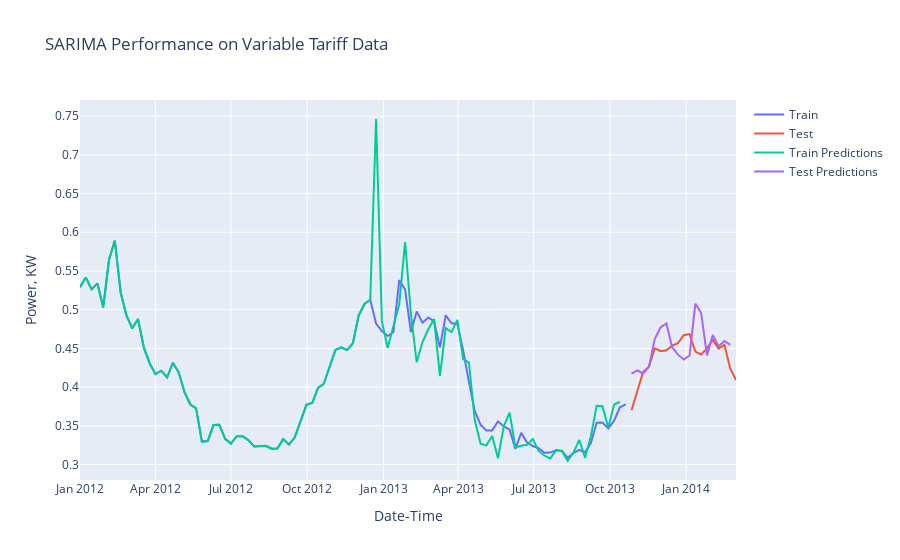

The notebook cell this image was saved under:
### Code cell
fig = go.Figure()
fig.add_trace(go.Line(x=ToU_train.index, y=ToU_train, mode='lines', name="Train"))
fig.add_trace(go.Line(x=ToU_test.index, y=ToU_test, mode='lines', name="Test"))
fig.add_trace(go.Line(x=ToU_train.index, y=ToU_pred_train, mode='lines', name="Train Predictions"))
fig.add_trace(go.Line(x=ToU_test.index, y=ToU_pred_test, mode='lines', name="Test Predictions"))
fig.update_xaxes(title_text = 'Date-Time')
fig.update_yaxes(title_text = 'Power, KW')
fig.update_layout(title = 'SARIMA Performance on Variable Tariff Data')
fig.show()
